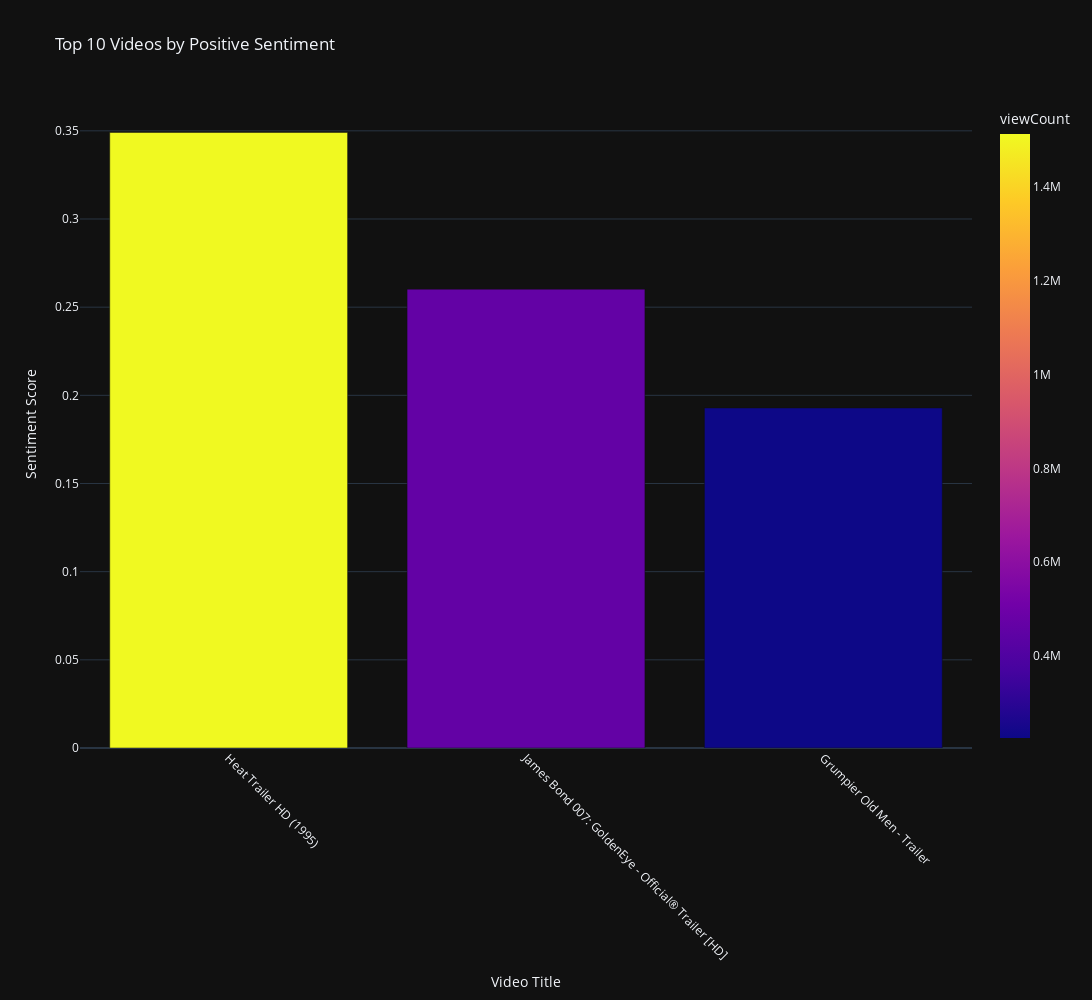

Notebook code cell kept with this figure:
### Markdown cell above
### Top 10 Videos by Positive Sentiment

### Code cell
# Sort and Select Top 10 Videos by Sentiment Score.
top_10_sentiment = df.sort_values(by = 'sentimentScore', ascending = False).head(10)

# Bar Chart for Top 10 Videos with Highest Sentiment Scores.
fig = px.bar(
    top_10_sentiment,
    x = 'title',
    y = 'sentimentScore',
    color = 'viewCount',
    title = 'Top 10 Videos by Positive Sentiment',
    labels = { 'title' : 'Video Title', 'sentimentScore' : 'Sentiment Score' },
    width = width,
    height = height,
    template = template
)
fig.update_layout(xaxis_tickangle = xaxis_tickangle)
fig.show()

### Figure 1 — Plotly figure (JSON) as saved in the notebook; plotly's stock layout.template omitted (floating-point values rounded to 4 significant figures)
{"data": [{"alignmentgroup": "True", "hovertemplate": "Video Title=%{x}<br>Sentiment Score=%{y}<br>viewCount=%{marker.color}<extra></extra>", "legendgroup": "", "marker": {"color": [1513582, 462395, 224710], "coloraxis": "coloraxis", "pattern": {"shape": ""}}, "name": "", "offsetgroup": "", "orientation": "v", "showlegend": false, "textposition": "auto", "type": "bar", "x": ["Heat Trailer HD (1995)", "James Bond 007: GoldenEye - Official® Trailer [HD]", "Grumpier Old Men - Trailer"], "xaxis": "x", "y": [0.3491, 0.2602, 0.1928], "yaxis": "y"}], "layout": {"barmode": "relative", "coloraxis": {"colorbar": {"title": {"text": "viewCount"}}, "colorscale": [[0, "#0d0887"], [0.1111, "#46039f"], [0.2222, "#7201a8"], [0.3333, "#9c179e"], [0.4444, "#bd3786"], [0.5556, "#d8576b"], [0.6667, "#ed7953"], [0.7778, "#fb9f3a"], [0.8889, "#fdca26"], [1, "#f0f921"]]}, "height": 1000, "legend": {"tracegroupgap": 0}, "title": {"text": "Top 10 Videos by Positive Sentiment"}, "width": 1600, "xaxis": {"anchor": "y", "domain": [0, 1], "tickangle": 45, "title": {"text": "Video Title"}}, "yaxis": {"anchor": "x", "domain": [0, 1], "title": {"text": "Sentiment Score"}}}}
